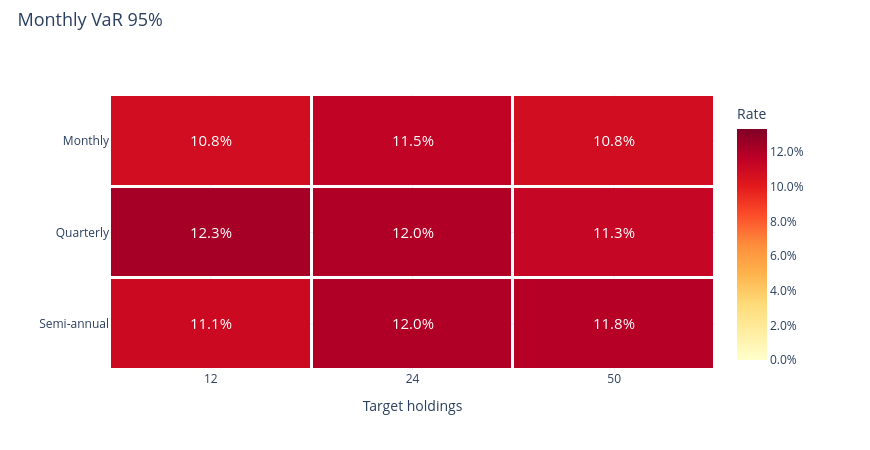

Notebook cell for this chart:
### Markdown cell above
### Monthly 95% VaR

### Code cell
research.heatmap('monthly_var_95')

### Figure 1 — Plotly figure (JSON) as saved in the notebook; plotly's stock layout.template omitted (floating-point values rounded to 4 significant figures)
{"data": [{"colorbar": {"tickformat": ".1%", "title": {"text": "Rate"}}, "colorscale": [[0.0, "rgb(255,255,204)"], [0.125, "rgb(255,237,160)"], [0.25, "rgb(254,217,118)"], [0.375, "rgb(254,178,76)"], [0.5, "rgb(253,141,60)"], [0.625, "rgb(252,78,42)"], [0.75, "rgb(227,26,28)"], [0.875, "rgb(189,0,38)"], [1.0, "rgb(128,0,38)"]], "text": [["10.8%", "11.5%", "10.8%"], ["12.3%", "12.0%", "11.3%"], ["11.1%", "12.0%", "11.8%"]], "textfont": {"size": 15}, "texttemplate": "%{text}", "type": "heatmap", "x": ["12", "24", "50"], "xgap": 3, "y": ["Monthly", "Quarterly", "Semi-annual"], "ygap": 3, "z": [[0.1081, 0.115, 0.1082], [0.1231, 0.12, 0.113], [0.1106, 0.1203, 0.1185]], "zmax": 0.1334, "zmin": 0.0}], "layout": {"height": 450, "hovermode": "closest", "legend": {"font": {"size": 12}, "itemclick": "toggle", "itemdoubleclick": "toggleothers", "x": 1.025, "y": 1}, "margin": {"b": 80, "l": 110, "r": 155, "t": 95}, "title": {"font": {"size": 18}, "text": "Monthly VaR 95%", "x": 0.02, "y": 0.97}, "width": 870, "xaxis": {"title": {"text": "Target holdings"}}, "yaxis": {"autorange": "reversed"}}}
